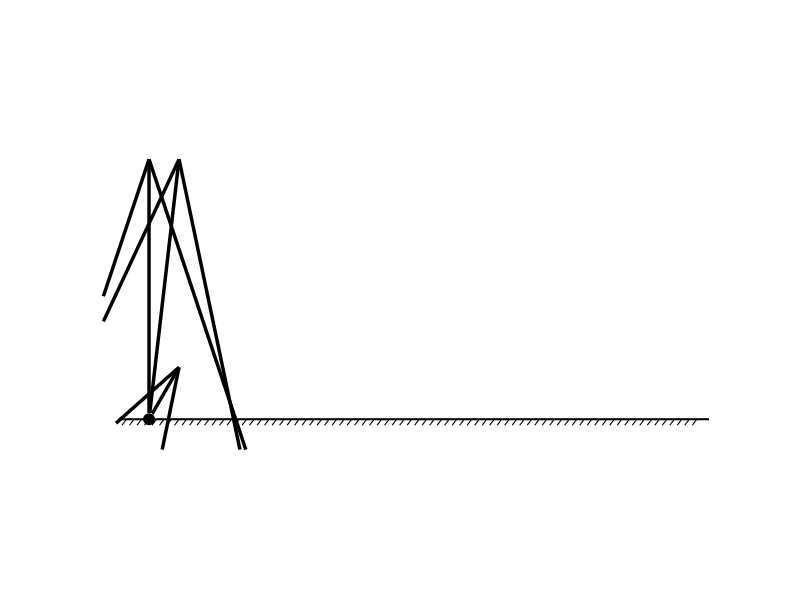

Source code (MATLAB): (Note: this script raises an error after producing the figure.)
% 1. LIMPIEZA INICIAL
clear; clc; close all;

% 2. PARÁMETROS FÍSICOS
g = 9.81;                 
v0 = 20;                  
angulo = 60 * (pi/180);   
y0 = 0;
c_aire=0.5;

% 3. RESOLVER EL FUTURO (Cálculo de posiciones y velocidades)
t_vuelo = (v0*sin(angulo) + sqrt((v0*sin(angulo))^2 + 2*g*y0)) / g;
t = linspace(0, t_vuelo, 100);

% Posiciones ideales
x = v0 * cos(angulo) * t;
y = y0 + v0 * sin(angulo) * t - 0.5 * g * t.^2; 

% Velocidades instantáneas ideales
vx = v0 * cos(angulo) * ones(size(t)); % Velocidad en X es constante
vy = v0 * sin(angulo) - g * t;         % Velocidad en Y cambia por la gravedad

% 4. CONFIGURAR EL LIENZO ESTILO "LIBRO DE TEXTO"
figure('Color', 'w', 'Position', [100, 100, 800, 450]); 
hold on; axis equal; grid off;
set(gca, 'Visible', 'off'); 
axis([-3, max(x)+3, -2, max(y)+4]); 

% --- ENTORNO ESTÁTICO ---
plot([-2, max(x)+2], [0, 0], 'k', 'LineWidth', 1.5); % Suelo
for i = -1.5:0.5:max(x)+1.5
    plot([i, i-0.3], [0, -0.4], 'k', 'LineWidth', 0.8); % Achurado
end
plot([0, 0], [0, y0], 'k', 'LineWidth', 2); % Soporte
%plot(x, y, 'k--', 'LineWidth', 1.2); % Trayectoria teórica

% --- PREPARAR OBJETOS MÓVILES (Handles) ---

% La roca
roca = plot(x(1), y(1), 'ko', 'MarkerFaceColor', 'k', 'MarkerSize', 8);

% El vector de velocidad (Usamos quiver para la flecha móvil)
% 'LineWidth', 2 para que sea más grueso. 'AutoScale', 'off' para controlar el tamaño real.
escala_flecha = 0.2; % Ajusta este número para que la flecha no sea gigante

flecha_v = quiver(x(1), y(1), vx(1)*escala_flecha, vy(1)*escala_flecha, 0, ...
                  'k', 'LineWidth', 2.5, 'MaxHeadSize', 0.8);

% Vector de velocidad x
flecha_x=quiver(x(1), 0, vx(1)*escala_flecha, vy(1), 0, ...
                  'k', 'LineWidth', 2.5, 'MaxHeadSize', 0.8);

% Vector de velocidad y
flecha_y=quiver(0, y(1), x(1), vy(1), 0, ...
                  'k', 'LineWidth', 2.5, 'MaxHeadSize', 0.8);

% Cota de altura
cota_altura=plot([x(1) ,x(1)] ,[0 ,y(1)] , ...
    'k' , 'LineWidth' , 2 , Marker='^');

% Label h
label_altura=text(-1,0,'$h$', ...
    'Interpreter','latex', ...
    'HorizontalAlignment', 'right', ...
    'FontSize',14, ...
    'Color','k' ...
    )

% Label theta
label_theta=text(2,0.5,'$\theta$', ...
    'Interpreter','latex', ...
    'HorizontalAlignment', 'right', ...
    'FontSize',10, ...
    'Color','k' ...
    )

% Label velocidad
label_velocidad=text(2,0.5,'$v$', ...
    'Interpreter','latex', ...
    'HorizontalAlignment', 'right', ...
    'FontSize',14, ...
    'Color','k' ...
    )

% Label velocidad x
label_vx=text(2,0,'$v_x$', ...
    'Interpreter','latex', ...
    'HorizontalAlignment', 'right', ...
    'FontSize',14, ...
    'Color','k' ...
    )

% Label velocidad y
label_vy=text(0,2,'$v_y$', ...
    'Interpreter','latex', ...
    'HorizontalAlignment', 'right', ...
    'FontSize',14, ...
    'Color','k' ...
    )

% Linea horizontal punteada
cota_distancia=plot([x(1) ,x(1)] ,[y(1) ,y(1)] , ...
    'k--' , 'LineWidth' , 1);

% Trayectoria
trayectoria=plot(x(1), y(1), 'k', 'LineWidth', 2);

% Angulo director
h_arco=plot(NaN,NaN,'k','LineWidth',2);
r=1

% --- CONFIGURACIÓN DE VIDEO ---
nombre_archivo = 'Simulacion_Tiro_Parabolico.mp4';
v = VideoWriter(nombre_archivo, 'MPEG-4'); % Formato compatible con YouTube/Social Media
v.FrameRate = 30; % 30 cuadros por segundo para buena fluidez
open(v); % "Abrimos el obturador" para empezar a recibir datos

% 5. EL BUCLE DE ANIMACIÓN
for i = 1:length(t)
    % Actualizamos la posición de la roca
    set(roca, 'XData', x(i), 'YData', y(i));
    
    % Actualizamos el vector: posición inicial (X,Y) y componentes (U,V)
    set(flecha_v, 'XData', x(i), 'YData', y(i), ...
                  'UData', vx(i)*escala_flecha, 'VData', vy(i)*escala_flecha);

    % Actualizacion de la componente x
    set(flecha_x, 'XData', x(i), 'YData', y(i), ...
                  'UData', vx(i)*escala_flecha, 'VData', 0);

    % Actualizacion de la componente y
    set(flecha_y, 'XData', x(i), 'YData', y(i), ...
                  'UData', 0,'VData', vy(i)*escala_flecha);

    % Actualizacion de la cota de altura
    set(cota_altura, 'XData',[x(1),x(1)],'YData',[0,y(i)])

    % Actualizacion del label altura
    set(label_altura,'Position',[-1,y(i)/2,0])

    % Actualizacion de la cota de distancia
    set(cota_distancia, 'XData',[x(1),x(i)],'YData',[y(i),y(i)]);

    % Actualizacion de la trayectoria
    set(trayectoria, 'XData',x(1:i),'YData',y(1:i));

    % Actualizacion del angulo
    theta_i = atan2(vy(i), vx(i));

    angulos_arco = linspace(0, theta_i, 20);

    arco_x = x(i) + r * cos(angulos_arco);
    arco_y = y(i) + r * sin(angulos_arco);
    set(h_arco, 'XData', arco_x, 'YData', arco_y);

    % Actualizacion del label theta
    set(label_theta,'Position',[x(i)+2,y(i)+vy(i)*escala_flecha/2,0])

    % Actualizacion de los label velocidad
    set(label_velocidad,'Position',[x(i)+vx(i)*escala_flecha+1,y(i)+vy(i)*escala_flecha*(6/5),0])
    set(label_vx,'Position',[x(i)+vx(i)*escala_flecha*1.6,y(i),0])
    set(label_vy,'Position',[x(i),y(i)+vy(i)*escala_flecha*(6/5),0])

    
    drawnow;

    % Al final del loop, después de drawnow:
    frame = getframe(gcf); % Captura lo que se ve en la ventana
    writeVideo(v, frame);  % Escribe ese cuadro en el video

    pause(0.02); 
end

% Después del end del bucle:
close(v); % Cerramos y guardamos el archivo
fprintf('Video guardado exitosamente como: %s\n', nombre_archivo);
